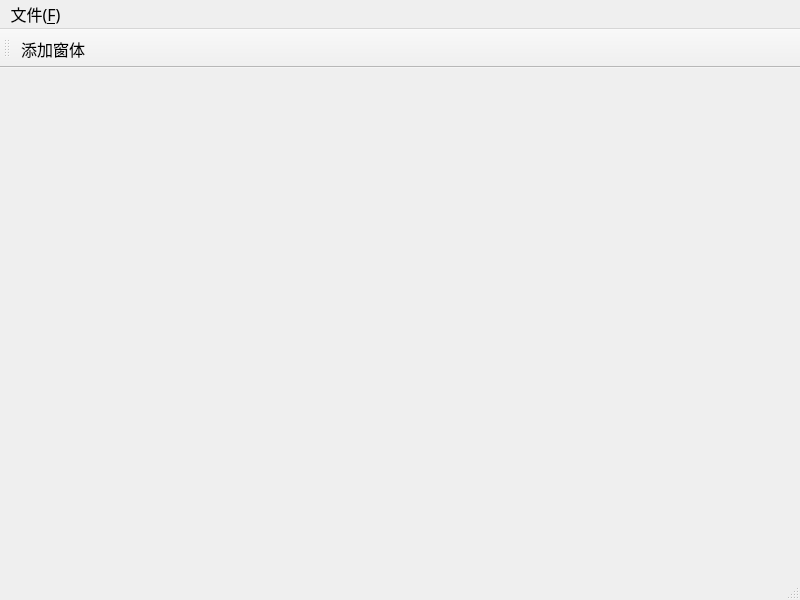
<?xml version="1.0" encoding="UTF-8"?>
<ui version="4.0">
 <class>MainWindow</class>
 <widget class="QMainWindow" name="MainWindow">
  <property name="geometry">
   <rect>
    <x>0</x>
    <y>0</y>
    <width>800</width>
    <height>600</height>
   </rect>
  </property>
  <property name="font">
   <font>
    <family>AR PL UKai TW</family>
    <pointsize>12</pointsize>
   </font>
  </property>
  <property name="windowTitle">
   <string>MainWindow</string>
  </property>
  <widget class="QWidget" name="centralwidget">
   <widget class="QWidget" name="gridLayoutWidget">
    <property name="geometry">
     <rect>
      <x>10</x>
      <y>10</y>
      <width>781</width>
      <height>501</height>
     </rect>
    </property>
    <layout class="QGridLayout" name="MaingridLayout"/>
   </widget>
  </widget>
  <widget class="QMenuBar" name="menubar">
   <property name="geometry">
    <rect>
     <x>0</x>
     <y>0</y>
     <width>800</width>
     <height>26</height>
    </rect>
   </property>
   <property name="defaultUp">
    <bool>true</bool>
   </property>
   <widget class="QMenu" name="menu_F">
    <property name="title">
     <string>文件(&amp;F)</string>
    </property>
    <addaction name="fileOpenAction"/>
    <addaction name="fileNewAction"/>
    <addaction name="fileCloseAction"/>
   </widget>
   <addaction name="menu_F"/>
  </widget>
  <widget class="QStatusBar" name="statusbar"/>
  <widget class="QToolBar" name="toolBar">
   <property name="windowTitle">
    <string>toolBar</string>
   </property>
   <attribute name="toolBarArea">
    <enum>TopToolBarArea</enum>
   </attribute>
   <attribute name="toolBarBreak">
    <bool>false</bool>
   </attribute>
   <addaction name="addWinAction"/>
  </widget>
  <action name="fileOpenAction">
   <property name="text">
    <string>打开</string>
   </property>
   <property name="shortcut">
    <string>Alt+O</string>
   </property>
  </action>
  <action name="fileNewAction">
   <property name="text">
    <string>新建</string>
   </property>
   <property name="shortcut">
    <string>Alt+N</string>
   </property>
  </action>
  <action name="fileCloseAction">
   <property name="text">
    <string>关闭</string>
   </property>
   <property name="shortcut">
    <string>Alt+C</string>
   </property>
  </action>
  <action name="addWinAction">
   <property name="text">
    <string>添加窗体</string>
   </property>
   <property name="toolTip">
    <string>添加窗体</string>
   </property>
  </action>
 </widget>
 <resources/>
 <connections>
  <connection>
   <sender>fileCloseAction</sender>
   <signal>triggered()</signal>
   <receiver>MainWindow</receiver>
   <slot>close()</slot>
   <hints>
    <hint type="sourcelabel">
     <x>-1</x>
     <y>-1</y>
    </hint>
    <hint type="destinationlabel">
     <x>399</x>
     <y>299</y>
    </hint>
   </hints>
  </connection>
  <connection>
   <sender>fileOpenAction</sender>
   <signal>triggered()</signal>
   <receiver>MainWindow</receiver>
   <slot>openMsg()</slot>
   <hints>
    <hint type="sourcelabel">
     <x>-1</x>
     <y>-1</y>
    </hint>
    <hint type="destinationlabel">
     <x>399</x>
     <y>299</y>
    </hint>
   </hints>
  </connection>
  <connection>
   <sender>addWinAction</sender>
   <signal>triggered()</signal>
   <receiver>MainWindow</receiver>
   <slot>childShow()</slot>
   <hints>
    <hint type="sourcelabel">
     <x>-1</x>
     <y>-1</y>
    </hint>
    <hint type="destinationlabel">
     <x>399</x>
     <y>299</y>
    </hint>
   </hints>
  </connection>
 </connections>
 <slots>
  <slot>openMsg()</slot>
  <slot>childShow()</slot>
 </slots>
</ui>
